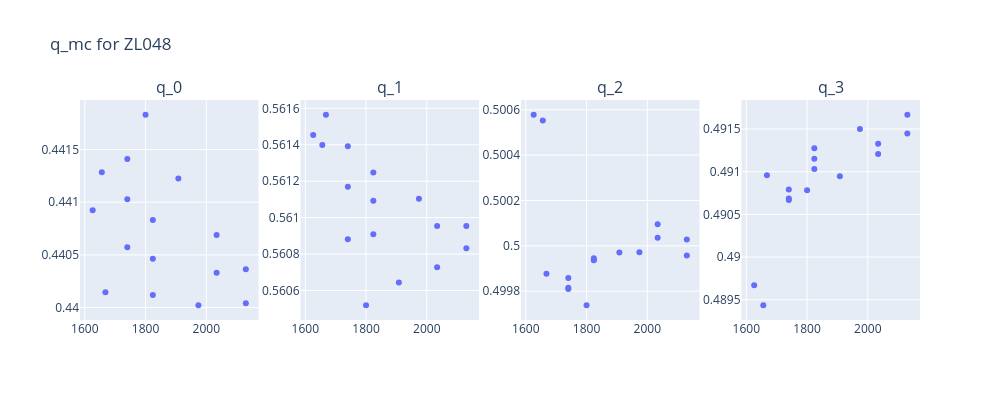

Write notebook code for a chart like this one.
### Code cell
import plotly.express as px
from plotly.subplots import make_subplots

fig = make_subplots(rows=1, cols=4, subplot_titles=[f"q_{i}" for i in range(4)], 
                    )

for i in range(4):
  q_i = [q[i] for q in q_mc_data_zl]
  fig.add_trace(px.scatter(x=zl["fmc"], y=q_i,
                          hover_data=[zl["name"], zl.index]).data[0], row=1, col=i+1)

fig.update_layout(height=400, width=1000, title_text="q_mc for ZL048")
fig.show()
